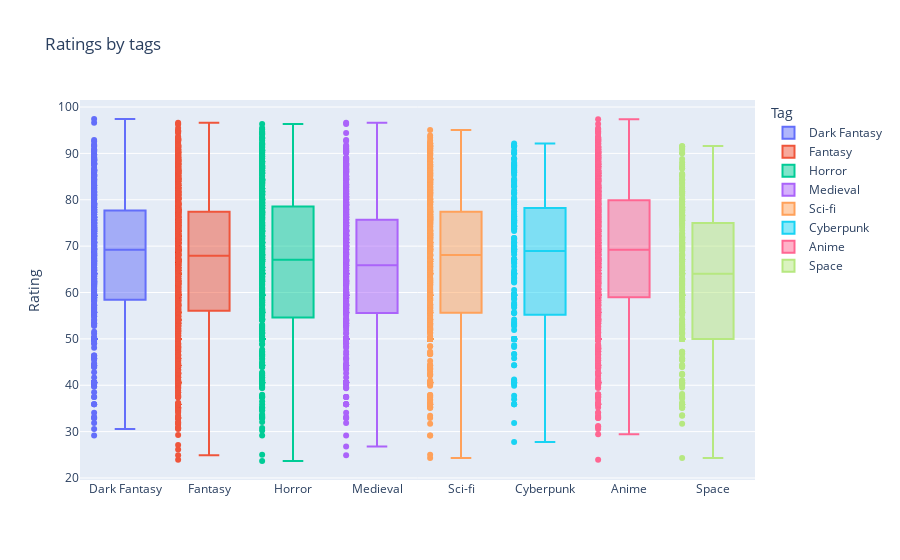

The cell this chart's notebook holds for it:
### Markdown cell above
#### Ratings

### Code cell
fig = go.Figure()

for tag in tags:
    fig.add_trace(go.Box(
        y=analysis_df[analysis_df["tags"]==tag]["rating"],
        name=tag,
        text = analysis_df[analysis_df["tags"]==tag]["name"],
        hovertemplate='<br>Game: %{text}<br>Rating: %{y}',
    ))
    
fig.update_traces(boxpoints='all',
                  jitter=0)

fig.update_layout(
    title="Ratings by tags",
    yaxis_title="Rating",
    legend_title="Tag",
    height=800
    )
    
fig.show()

### Figure 1 — Plotly figure (JSON) as saved in the notebook; plotly's stock layout.template omitted (floating-point values rounded to 4 significant figures; data arrays with more than 128 entries replaced by an {"elided": "..."} marker saying what was removed)
{"data": [{"boxpoints": "all", "hovertemplate": "<br>Game: %{text}<br>Rating: %{y}", "jitter": 0, "name": "Dark Fantasy", "text": {"elided": "550 str values"}, "type": "box", "y": {"elided": "550 float values"}}, {"boxpoints": "all", "hovertemplate": "<br>Game: %{text}<br>Rating: %{y}", "jitter": 0, "name": "Fantasy", "text": {"elided": "2393 str values"}, "type": "box", "y": {"elided": "2393 float values"}}, {"boxpoints": "all", "hovertemplate": "<br>Game: %{text}<br>Rating: %{y}", "jitter": 0, "name": "Horror", "text": {"elided": "624 str values"}, "type": "box", "y": {"elided": "624 float values"}}, {"boxpoints": "all", "hovertemplate": "<br>Game: %{text}<br>Rating: %{y}", "jitter": 0, "name": "Medieval", "text": {"elided": "616 str values"}, "type": "box", "y": {"elided": "616 float values"}}, {"boxpoints": "all", "hovertemplate": "<br>Game: %{text}<br>Rating: %{y}", "jitter": 0, "name": "Sci-fi", "text": {"elided": "693 str values"}, "type": "box", "y": {"elided": "693 float values"}}, {"boxpoints": "all", "hovertemplate": "<br>Game: %{text}<br>Rating: %{y}", "jitter": 0, "name": "Cyberpunk", "text": {"elided": "185 str values"}, "type": "box", "y": {"elided": "185 float values"}}, {"boxpoints": "all", "hovertemplate": "<br>Game: %{text}<br>Rating: %{y}", "jitter": 0, "name": "Anime", "text": {"elided": "1616 str values"}, "type": "box", "y": {"elided": "1616 float values"}}, {"boxpoints": "all", "hovertemplate": "<br>Game: %{text}<br>Rating: %{y}", "jitter": 0, "name": "Space", "text": {"elided": "302 str values"}, "type": "box", "y": {"elided": "302 float values"}}], "layout": {"autosize": true, "legend": {"title": {"text": "Tag"}}, "title": {"text": "Ratings by tags"}, "xaxis": {"autorange": true, "range": [-0.5252, 7.5], "type": "category"}, "yaxis": {"autorange": true, "range": [19.57, 101.5], "title": {"text": "Rating"}, "type": "linear"}}}
